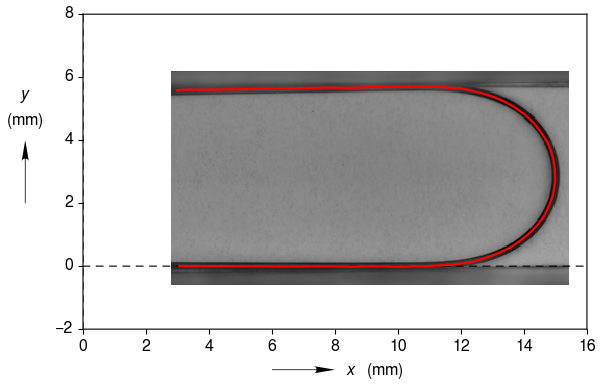

Write the Python code that produced this figure.
# -*- coding: utf-8 -*-
"""
Created on Sat Apr 18 15:39:21 2015

@author: Ben
"""
import clearplot.figure as figure
import matplotlib.pyplot
import os
import numpy as np

#Load image into python
data_dir = os.path.join(os.path.dirname(figure.__file__), os.pardir, 'doc', \
    'source', 'data')
path = os.path.join(data_dir, 'fiber_image.tiff')
im = matplotlib.pyplot.imread(path)
#Specify image position
im_x = np.array([  2.78977515, 15.43370266])
im_y = np.array([ -0.5998, 6.20705447])
#Load edge dectection results
path = os.path.join(data_dir, 'fiber_edge_detection_data.csv')
data = np.loadtxt(path, delimiter = ',')

#Place the image on a set of axes
fig = figure.Figure()
ax = fig.add_axes()
im_obj = ax.add_image(im, x = im_x, y = im_y)
ax.x_label = ['x', 'mm']
ax.y_label = ['y', 'mm']
ax.x_tick = 2
ax.y_tick = 2
ax.x_lim = [0, None]
ax.y_lim = [-2, None]
#Add edge detected data
ax.plot(data[:,0], data[:,1])

#Save the data1
fig.auto_adjust_layout()
fig.save('plot_image_and_add_curve.png')